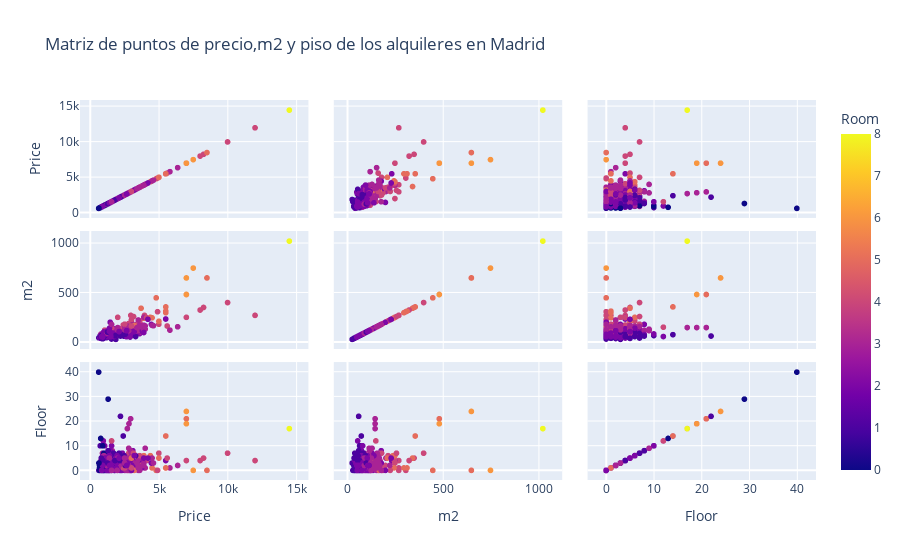

Notebook code cell kept with this figure:
### Code cell
import plotly.express as px


fig = px.scatter_matrix(df_idealista,
    dimensions=["Price", "m2", "Floor"],
    color="Room",
    title="Matriz de puntos de precio,m2 y piso de los alquileres en Madrid",
)
fig.show()

### Figure 1 — Plotly figure (JSON) as saved in the notebook; plotly's stock layout.template omitted (floating-point values rounded to 4 significant figures; data arrays with more than 128 entries replaced by an {"elided": "..."} marker saying what was removed)
{"data": [{"dimensions": [{"axis": {"matches": true}, "label": "Price", "values": {"elided": "387 int values"}}, {"axis": {"matches": true}, "label": "m2", "values": {"elided": "387 int values"}}, {"axis": {"matches": true}, "label": "Floor", "values": {"elided": "387 int values"}}], "hovertemplate": "%{xaxis.title.text}=%{x}<br>%{yaxis.title.text}=%{y}<br>Room=%{marker.color}<extra></extra>", "legendgroup": "", "marker": {"color": {"elided": "387 int values"}, "coloraxis": "coloraxis", "symbol": "circle"}, "name": "", "showlegend": false, "type": "splom"}], "layout": {"coloraxis": {"colorbar": {"title": {"text": "Room"}}, "colorscale": [[0, "#0d0887"], [0.1111, "#46039f"], [0.2222, "#7201a8"], [0.3333, "#9c179e"], [0.4444, "#bd3786"], [0.5556, "#d8576b"], [0.6667, "#ed7953"], [0.7778, "#fb9f3a"], [0.8889, "#fdca26"], [1, "#f0f921"]]}, "dragmode": "select", "legend": {"tracegroupgap": 0}, "title": {"text": "Matriz de puntos de precio,m2 y piso de los alquileres en Madrid"}}}
